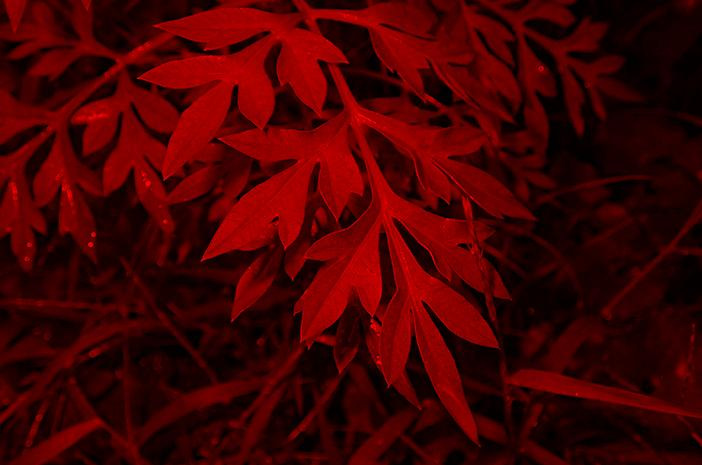
#> input picture Tugas 2 Nenden/daun-kenikir_red.jfif, 702 x 465 px, given in place of daun-kenikir.jfif, which was not available
$ python TugasPCL.py
#> lines starting #> are read from the running program, lines starting #| are printed output that depends on the picture; pictures that were not available may be replaced by others from this repository, and a replacement may not be noted
import numpy as np
import imageio.v3 as imageio
import cv2
import os

paths = [
    r"c:\\Users\\ASUS\\Downloads\\daun-kenikir.jfif",
    r"c:\\Users\\ASUS\\Downloads\\daun-pepaya.jfif",
    r"c:\\Users\\ASUS\\Downloads\\daun-singkong.jfif",
]

# Memproses setiap gambar
def process_image(path):
    # Membaca gambar
    image_source = imageio.imread(path)
#> image_source is the input picture: shape (465, 702, 3); mean R, G, B 70.3, 1.2, 1.5

    if image_source is None:
        print(f"Error: Gambar {path} tidak ditemukan atau gagal dibaca!")
        return

    if len(image_source.shape) != 3 or image_source.shape[2] != 3:
        print(f"Gambar {path} tidak dalam format RGB.")
        return

    red_ch = image_source[:, :, 0]
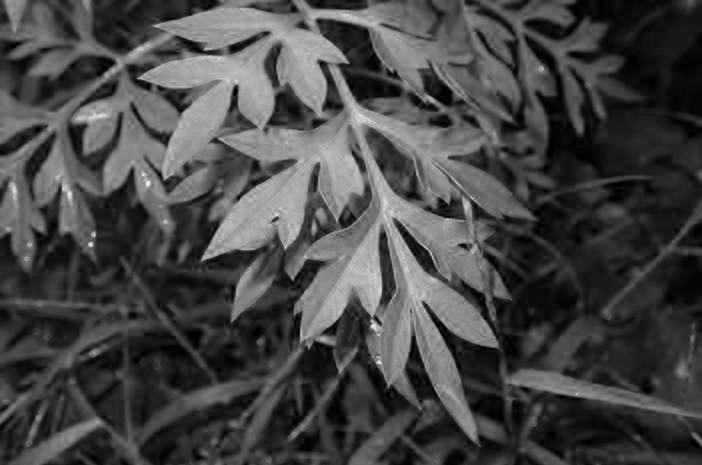
#> red_ch: shape (465, 702); min 0, max 243, mean 70.3
    green_ch = image_source[:, :, 1]
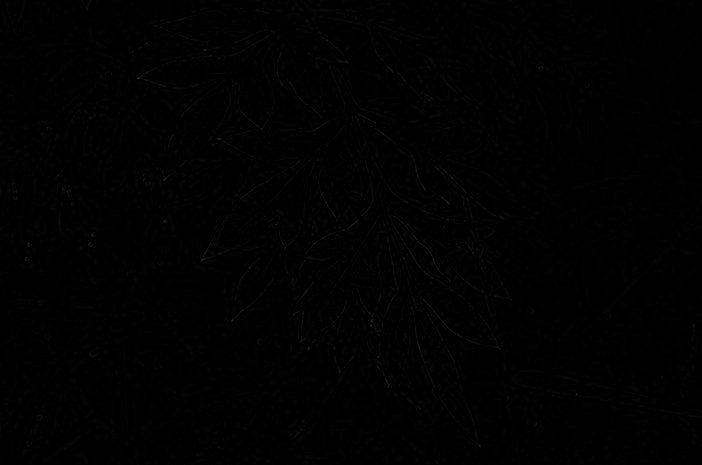
#> green_ch: shape (465, 702); min 0, max 54, mean 1.2
    blue_ch = image_source[:, :, 2]

    image_red = np.zeros_like(image_source)
    image_green = np.zeros_like(image_source)
    image_blue = np.zeros_like(image_source)

    image_red[:, :, 0] = red_ch
    image_green[:, :, 1] = green_ch
    image_blue[:, :, 2] = blue_ch

    # Konversi ke grayscale
    image_grayscale = cv2.cvtColor(image_source, cv2.COLOR_RGB2GRAY)
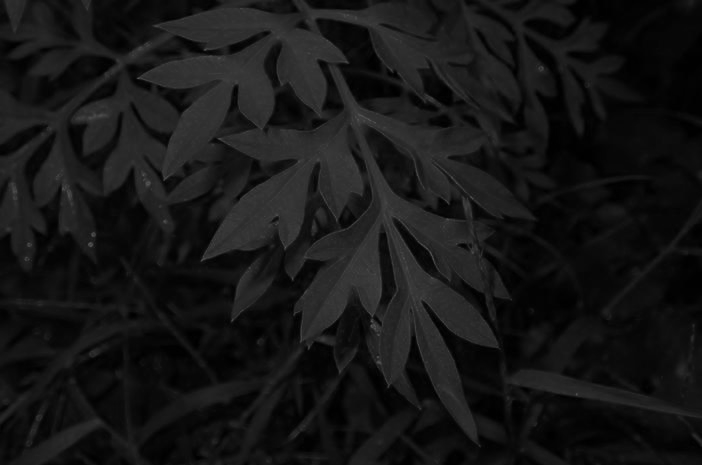
#> image_grayscale: shape (465, 702); min 0, max 87, mean 21.9

    # Konversi ke threshold (binner)
    _, image_threshold = cv2.threshold(image_grayscale, 127, 255, cv2.THRESH_BINARY)
#> image_threshold: shape (465, 702); every value is 0

    # Membuat nama file tanpa ekstensi untuk penyimpanan
    file_name = os.path.basename(path).split('.')[0]

    # Simpan gambar hasil representasi setiap channel dan konversi
    imageio.imwrite(f"{file_name}_red.jfif", image_red)
    imageio.imwrite(f"{file_name}_green.jfif", image_green)
    imageio.imwrite(f"{file_name}_blue.jfif", image_blue)
    imageio.imwrite(f"{file_name}_grayscale.jfif", image_grayscale)
    imageio.imwrite(f"{file_name}_threshold.jfif", image_threshold)

    print(f"Gambar {file_name} telah diproses.")

# Proses semua gambar satu per satu
for path in paths:
    process_image(path)
#> pass 2 of the loop `for path in paths:`:
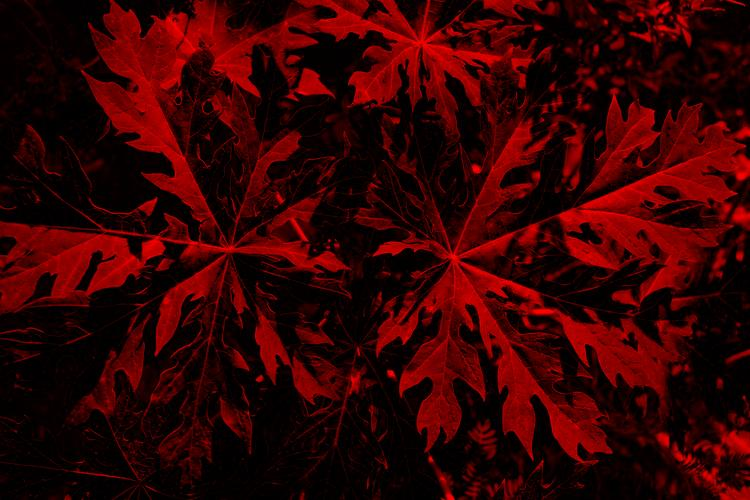
#> input picture Tugas 2 Nenden/daun-pepaya_red.jfif, 750 x 500 px, given in place of daun-pepaya.jfif, which was not available
#> in process_image, image_source is the input picture: shape (500, 750, 3); mean R, G, B 53.9, 2.1, 2.5
#> in process_image (call 2), `red_ch = image_source[:, :, 0]`:
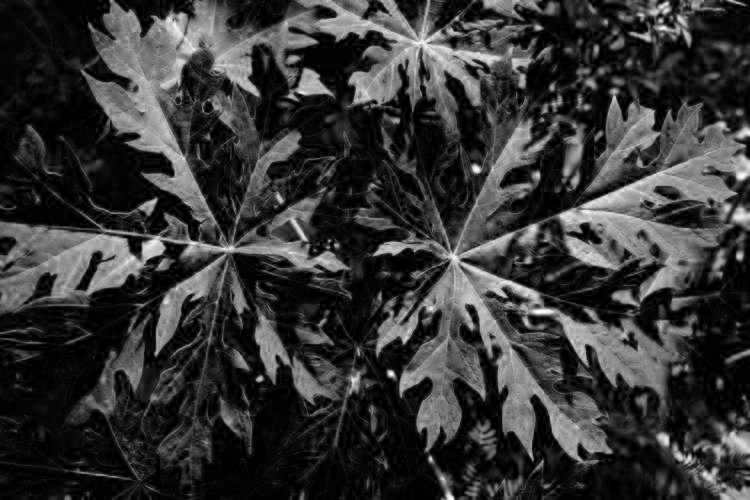
#> red_ch: shape (500, 750); min 0, max 255, mean 53.9
#> green_ch: shape (500, 750)
#> blue_ch: shape (500, 750)
#> image_red: shape (500, 750, 3)
#> image_green: shape (500, 750, 3)
#> image_blue: shape (500, 750, 3)
#> in process_image (call 2), `image_grayscale = cv2.cvtColor(image_source, cv2.COLOR_RGB2GRAY)`:
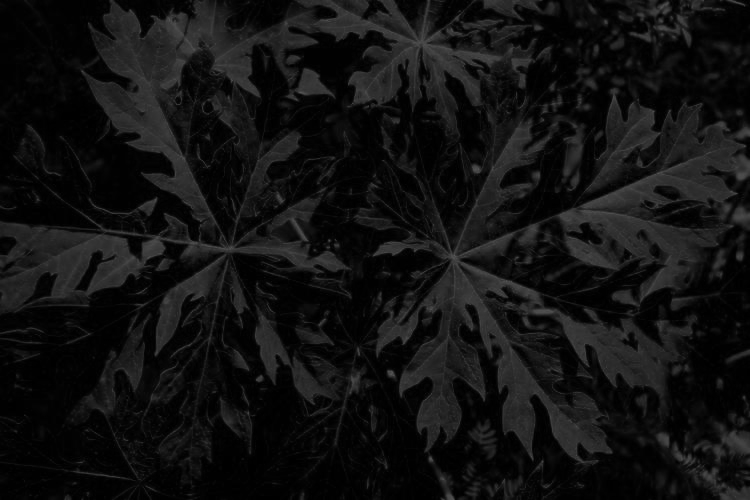
#> image_grayscale: shape (500, 750); min 0, max 88, mean 17.6
#> image_threshold: shape (500, 750); every value is 0

print("Selesai!")
